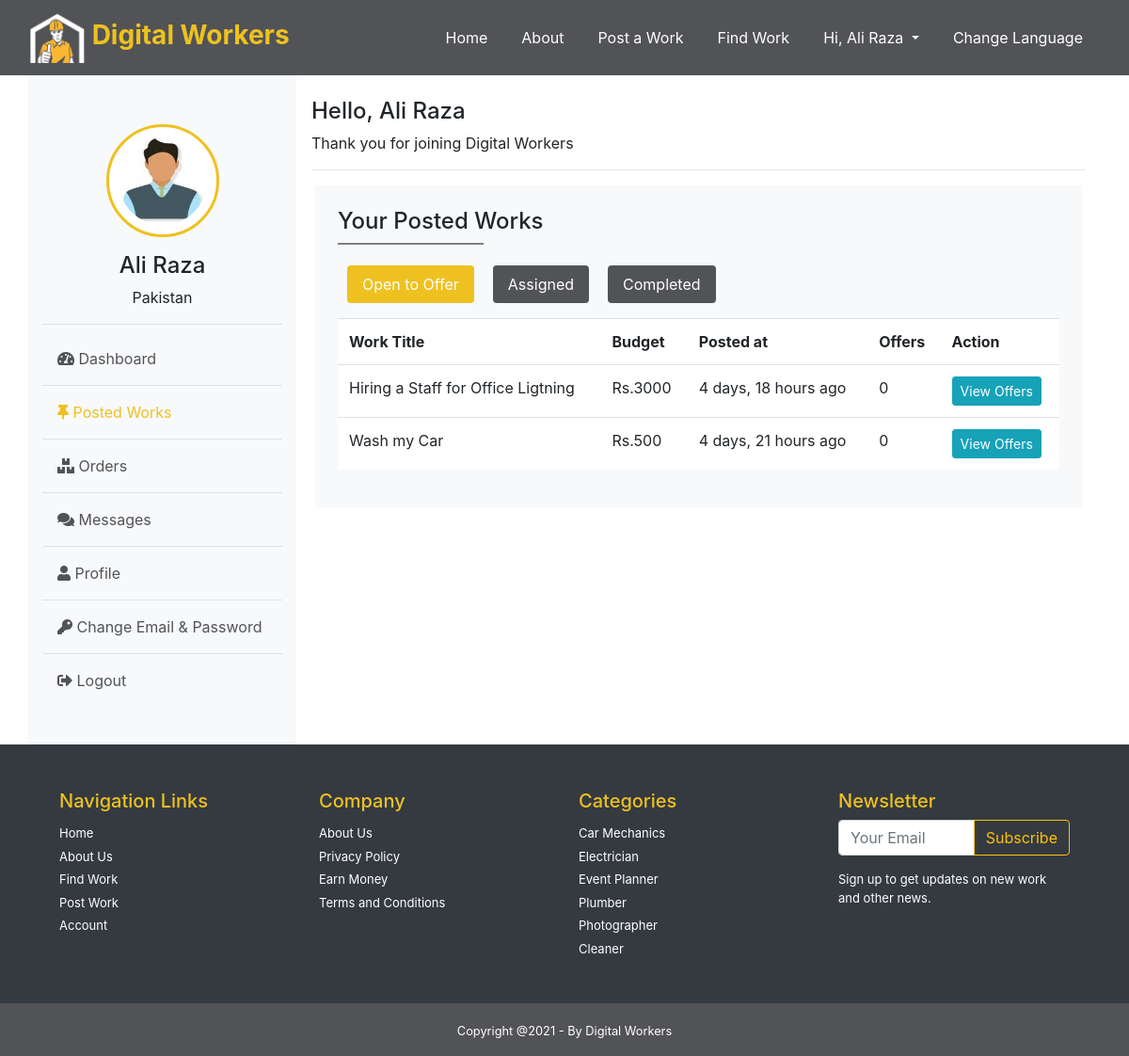
The app's page /buyer/posted-works (signed in), older data.
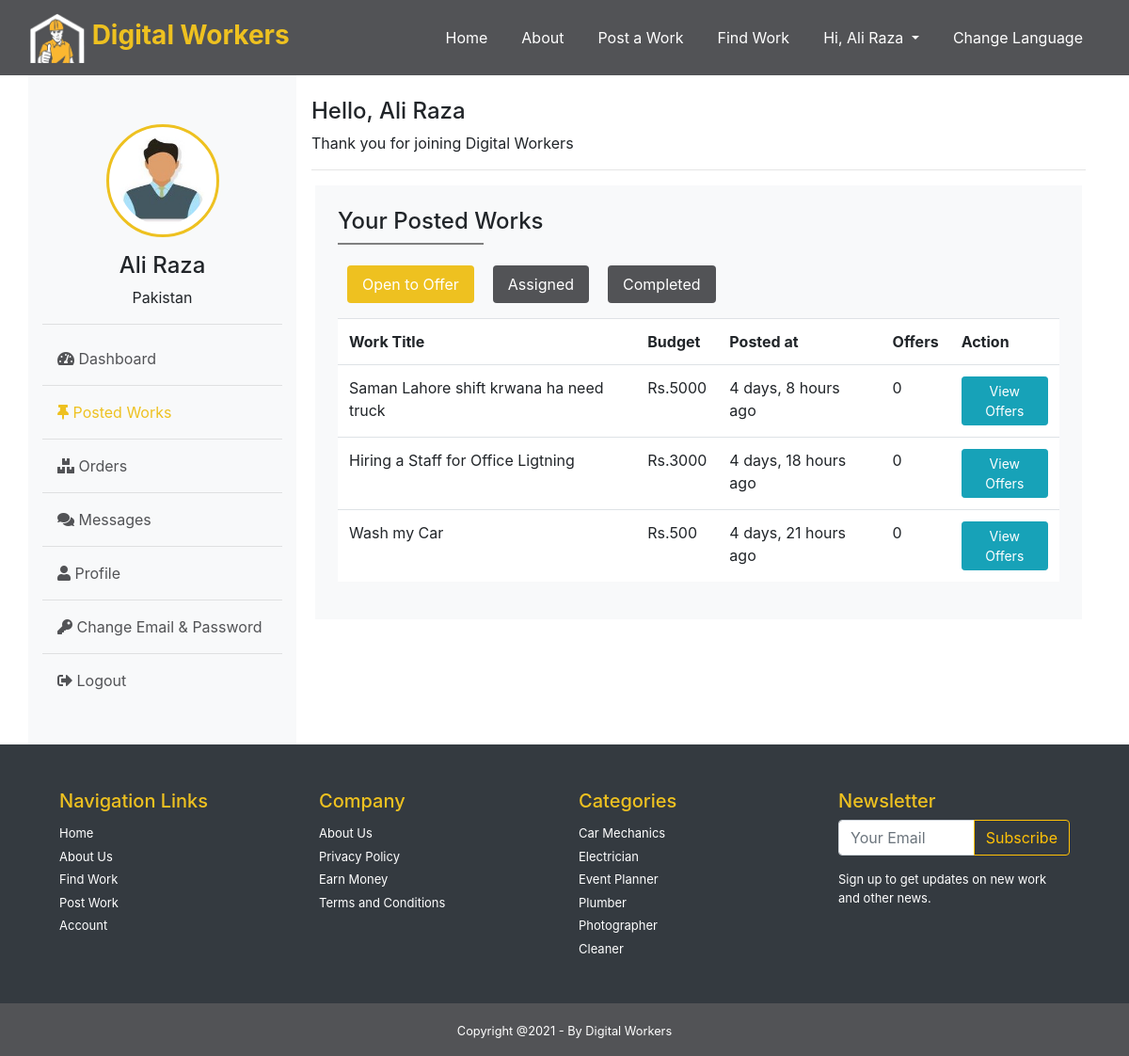
The same page, newer data.
### Buyer/models.py (models this page shows, shortened)
class Work(models.Model):
    id = models.BigAutoField(primary_key=True)
    title = models.CharField(max_length=120, null=False)
    budget = models.IntegerField( null=True)
    deadline = models.DateTimeField( null=True)
    location = models.CharField(max_length=120, null=True)
    description = models.TextField( null=True)
    service = models.ForeignKey(Service, on_delete=models.CASCADE, null=True)
    posted_by=models.ForeignKey(settings.AUTH_USER_MODEL, on_delete=models.CASCADE, null=True)
    posted_at=models.DateTimeField(auto_now_add=True)
    status=models.CharField(max_length=60, null=True, default='available')

### Middlewares/auth_buyer.py (the view)
    def middleware(request):
        if not request.user.is_authenticated:
            messages.error(request, 'You need to login as Worker!')
            return redirect('login')
        elif request.user.role != 'buyer':
            messages.error(request, 'You need to login as Buyer!')
            return redirect('login')
        response = get_response(request)
        return response

### Buyer/views.py (called while the page is built, shortened)
@auth_middleware
def posted_works(request):
    if request.method == 'GET' and request.GET.get('order_id'):
        oid = request.GET.get("order_id")
        order=Order.objects.get(id = oid)
        review=Review.objects.get(order = order)
        return JsonResponse({"status":200, "rating":review.rating})
    context={
        "works_ava":Work.objects.filter(posted_by=request.user).filter(status="available").annotate(offer_count=Count('offer')).order_by('-posted_at'),
        "orders":Order.objects.filter(order_by=request.user).filter(status="active").order_by('-ordered_at'),
        "orders_com":Order.objects.filter(order_by=request.user).filter(status="completed").order_by('-ordered_at'),
        "reviews":Review.objects.filter(buyer=request.user).values_list('order',flat=True)
    }
    return render(request,"Buyer/posted_works.html", context)

### templates/Buyer/posted_works.html (shortened to what this page needs)
{% extends 'Buyer/layout.html' %}
{% block posted_works %}active{% endblock posted_works %}
{% load static %}
{% block body %}
<div class="box m-1 bg-light  p-4" >
    <h4>Your Posted Works</h4>
    <hr style="width: 20%; float:left; margin:0;border:1px solid gray;"> <br>
        <ul class="nav nav-pills mb-3" id="pills-tab" role="tablist">
            <li class="nav-item">
            <a class="nav-link active bg-gray" id="pills-home-tab" data-toggle="pill" href="#pills-home" role="tab" aria-controls="pills-home" aria-selected="true">Open to Offer</a>
            </li>
            <li class="nav-item">
            <a class="nav-link bg-gray" id="pills-profile-tab" data-toggle="pill" href="#pills-profile" role="tab" aria-controls="pills-profile" aria-selected="false">Assigned</a>
            </li>
            <li class="nav-item">
            <a class="nav-link  bg-gray" id="pills-contact-tab" data-toggle="pill" href="#pills-contact" role="tab" aria-controls="pills-contact" aria-selected="false">Completed</a>
            </li>
        </ul>
        <div class="tab-content" id="pills-tabContent">
            <div class="tab-pane fade show active bg-white" id="pills-home" role="tabpanel" aria-labelledby="pills-home-tab">
                <table class="table">
                    <tr>
                        <th>Work Title</th>
                        <th>Budget</th>
                        <th>Posted at</th>
                        <th>Offers</th>
                        <th>Action</th>
                    </tr>
                    {% if works_ava %}
                    {% for work in works_ava %}
                    <tr>
                        <td>{{work.title}}</td>
                        <td>Rs.{{work.budget}}</td>
                        <td>{{work.posted_at|timesince}} ago</td>
                        <td>{{work.offer_count}}</td>
                        <form action="{% url 'offers' %}" method="get"> <input type="hidden" name="wid" value="{{work.id}}" >
                        <td><button type="submit"  class="btn btn-sm btn-info">View Offers</button></form></td>
                    </tr>
                    {% endfor %}
                    {% else %}
                    <h6 class="text-danger">No Result Found</h6>
                    {% endif %}
                </table>
            </div>
        </div>
</div>
{% endblock body %}

Row changes from the older to the newer data that the page shows:
added Work: title "Saman Lahore shift krwana ha need truck", budget "5000", posted_at "4 days, 8 hours", offer_count "0"
